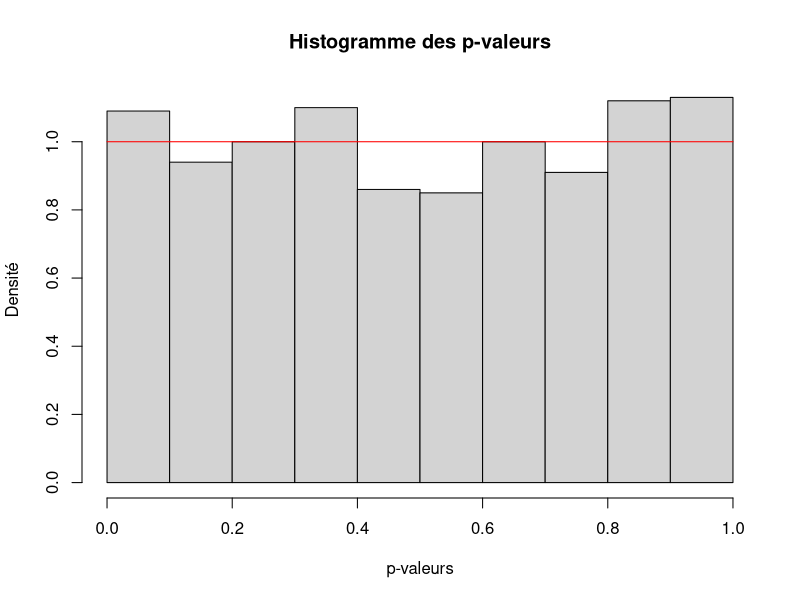

Reproduce this figure in R. (Note: a time limit stopped this script after it produced the figure.)
# Fonction p-valeurs
liste_pval<-function(n,N,mu=0,mu0=0){
  a<-c()
  for(i in 1:N){
    X<-rnorm(n,mu,1)
    T<-sqrt(n)*(mean(X)-mu0)/sqrt(var(X))
    p<-2*(1-pt(abs(T),n-1))
    a=append(a,2*(1-pt(abs(T),n-1)))
  }
  return(a)
}
# Affichage des resultats
hist(liste_pval(1000,1000),freq=FALSE,main ="Histogramme des p-valeurs",xlab="p-valeurs",ylab="Densité")
curve(dunif(x), add=TRUE, col="red") # La loi des p-val est une loi uniforme sur [0,1]





# Fonction test de Student/Intervalle de confiance
Student<-function(n,mu,mu0,B){
  # Intervalle de confiance a 95% pour mu
  X<-rnorm(n,mu,1)
  mean<-mean(X)
  T<-sqrt(n)*(mean(X)-mu0)/sqrt(var(X))
  pval<-2*(1-pt(abs(T),n-1))
  print("Moyenne, T, pval")
  print(c(mean,T,pval))
  inter1<-c(mean-qt(0.975,n-1)*sqrt(var(X))/sqrt(n),mean+qt(0.975,n-1)*sqrt(var(X))/sqrt(n))
  print("Intervalle de confiance a 95% pour la moyenne")
  print(inter1)
  # Intervalle de confiance a 95% bootstrap pour la p-valeur
  a<-c()
  VecBoot<-replicate(B,sample(X,n,replace=TRUE))
  for(i in 1:B){
    Tb<-sqrt(n)*(mean(VecBoot[,i])-mu0)/sqrt(var(VecBoot[,i]))
    pb<-2*(1-pt(abs(Tb),n-1))
    a=append(a,pb)
  }
  a=sort(a) # Rangement de a par ordre croissant
  inter2<-c(a[ceiling(B*0.05/2)],a[ceiling(B*(1-0.05/2))]) # Intervalle de confiance bootstrap a 95% pour la pval
  print("Intervalle de confiance a 95% pour la pval")
  print(inter2)
  res=c(0,0) # Pour verifier si nos parametres sont dans les intervalles de confiance
  if(inter1[1] < mu & mu < inter1[2]){
    res[1]=1
  }
  if(inter2[1] < pval & pval < inter2[2]){
    res[2]=1
  }
  return(res)
}
#
res_mean=0
res_pval=0
for(i in 1:1000){
  a=Student(100,0,0,3000)
  res_pval=res_pval+a[2]
}
#
Student(10,0,0,200)
#
n<-100
mu=5
mu0=8
Y<-rexp(n,1/mu) # Moyenne de l'echantillon : mu 
mean<-mean(Y)
t.test(Y,mu=mu0,conf.level=0.95)
T<-sqrt(n)*(mean(Y)-mu0)/sqrt(var(Y))
pval<-2*(1-pt(abs(T),n-1))
print(c(mean,T,pval))
sort(Y)
X<-rnorm(n,0,1)
sort(X)
sum(Y[Y<6])/9

### puissance
par(mfrow=c(1,3))
n<-30
f<-function(mu){
  X<-rnorm(n,mu,1)
  T<-sqrt(n)*(mean(X)-mu)/sqrt(var(X))
  #ifelse(mu>=0,1-pt(qt(0.95,n-1)-sqrt(n)*(mu)/sqrt(var(X)),n-1),(1-pt(qt(0.95,n-1)+sqrt(n)*(mu)/sqrt(var(X)),n-1)))
  return(1-pt(qt(0.975,n-1)-sqrt(n)*(mu)/sqrt(var(X)),n-1)+pt(-qt(0.975,n-1)-sqrt(n)*(mu)/sqrt(var(X)),n-1))
}
plot(seq(-2,2,0.01),f(seq(-2,2,0.01)),type='l',xlab='mu',ylab='P_H1(|T|>k_a)',ylim=c(0,1))
points(0,0.05,col='red',pch=19)
legend("bottomright", legend = c("n=30"))

curve(dnorm(x,5,1),from=0,to=10,col='red')
curve(dexp(x,1/5),add=TRUE,col='blue')
legend("topright", legend = c("Densite de N(5,1)","Densite de E(1/5)"),col=c("red","blue"),lty=c(1,1))
